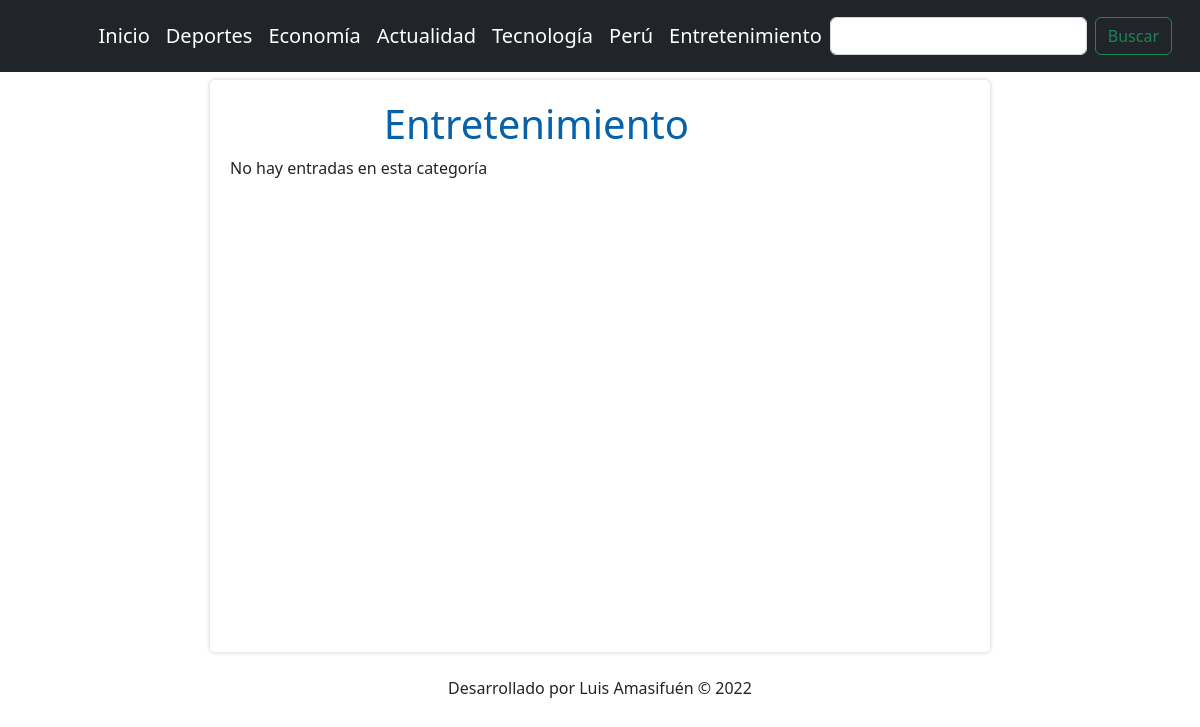
The page /categoria.php?id=12 (signed in) on the database its author committed.
### tables this page shows
CREATE TABLE IF NOT EXISTS `categorias` (
  `id` int(255) NOT NULL AUTO_INCREMENT,
  `nombre` varchar(100) DEFAULT NULL,
  PRIMARY KEY (`id`)
);

### includes/helpers.php (called while the page is built, shortened)
<?php
function conseguirCategorias($conexion){
	$sql = "SELECT * FROM categorias ORDER BY id ASC;";
	$categorias = mysqli_query($conexion, $sql);
	$resultado = array();
	if($categorias && mysqli_num_rows($categorias) >= 1){
		$resultado = $categorias;
	}
	return $resultado;
}
function conseguirCategoria($conexion, $id){
	$sql = "SELECT * FROM categorias WHERE id = $id;";
	$categorias = mysqli_query($conexion, $sql);
	$resultado = array();
	if($categorias && mysqli_num_rows($categorias) >= 1){
		$resultado = mysqli_fetch_assoc($categorias);
	}
	return $resultado;
}
function conseguirEntradas($conexion, $limit = null, $categoria = null, $busqueda = null){
	$sql="SELECT e.*, c.nombre AS 'categoria' FROM entradas e ".
		 "INNER JOIN categorias c ON e.categoria_id = c.id ";
	if(!empty($categoria)){
		$sql .= "WHERE e.categoria_id = $categoria ";
	}
	$sql .= "ORDER BY e.id DESC ";
	$entradas = mysqli_query($conexion, $sql);
	return $entradas;
}

### includes/cabecera.php (the view, shortened to what this page needs)
<?php require_once 'conexion.php'; ?>
<?php require_once 'includes/helpers.php'; ?>
<!DOCTYPE HTML>
<html lang="es">
	<head>
		<link rel="stylesheet" type="text/css" href="./assets/css/style.css"/>
		<link href="https://cdn.jsdelivr.net/npm/bootstrap@5.2.2/dist/css/bootstrap.min.css" rel="stylesheet">
		<link rel="stylesheet" href="https://cdn.jsdelivr.net/npm/bootstrap-icons@1.9.1/font/bootstrap-icons.css">
	</head>
	<body>
		<header >
			<nav  id="menu" class="navbar navbar-expand-lg navbar-ligth bg-dark p-3 fixed-top">
				<div class="container-fluid">
					<div class="collapse navbar-collapse" id="navbarSupportedContent">
						<ul class="navbar-nav ms-auto h5">
							<li class="nav-item">
								<a class="nav-link text-white" href="index.php">Inicio</a>
							</li>
							<li class="nav-item">
							<?php
								$categorias = conseguirCategorias($db);
								if(!empty($categorias)):
									while($categoria = mysqli_fetch_assoc($categorias)):
							?>
										<li>
											<a class="nav-link text-white" href="categoria.php?id=<?=$categoria['id']?>"><?=$categoria['nombre']?> </a>
										</li>
							<?php
									endwhile;
								endif;
							?>
							</li>
						</ul>
						<div id="buscador" >
							<form action="buscar.php" method="POST" class="d-flex" role="search">
								<input class="form-control me-2" type="text" name="busqueda" />
								<input class="btn btn-outline-success" type="submit" value="Buscar" />
							</form>
						</div>
					</div>
				</div>
			</nav>
		</header>

### categoria.php (shortened to what this page needs)
<?php require_once 'includes/conexion.php'; ?>
<?php require_once 'includes/helpers.php'; ?>
<?php
	$categoria_actual = conseguirCategoria($db, $_GET['id']);
?>
<?php require_once 'includes/cabecera.php'; ?>
<div class="container" id="primario">
	<div class="row">
		<div class="col-sm-12 col-md-4 col-lg-4 col-xl-10">
			<h1><?=$categoria_actual['nombre']?></h1>
		<?php
			$entradas = conseguirEntradas($db, null, $_GET['id']);
			if(!empty($entradas) && mysqli_num_rows($entradas) >= 1):
				while($entrada = mysqli_fetch_assoc($entradas)):
		?>
					<article class="entrada">
						<a href="entrada.php?id=<?=$entrada['id']?>">
							<h2><?=$entrada['titulo']?></h2>
							<span class="fecha"><?=$entrada['categoria'].' | '.$entrada['fecha']?></span></br>
							<img />
							<p>
								<?=substr($entrada['descripcion'], 0, 180)."..."?>
							</p>
						</a>
					</article>
		<?php
				endwhile;
			else:
		?>
			<div class="alerta">No hay entradas en esta categoría</div>
		<?php endif; ?>
		</div>
	</div>
</div>
<?php require_once 'includes/pie.php'; ?>

### assets/css/style.css (style rules this page uses)
#primario h1 { text-align: center; color: #0661a8; }
.container { margin-top: 80px; }
#primario { width: 65%; min-height: 572px; background:white; border-radius: 5px; box-shadow: 0px 0px 5px #ccc; padding: 20px; overflow: hidden; }

### rows shown on the page
categorias: nombre "Deportes"
categorias: nombre "Economía"
categorias: nombre "Actualidad"
categorias: nombre "Tecnología"
categorias: nombre "Perú"
categorias: nombre "Entretenimiento"
